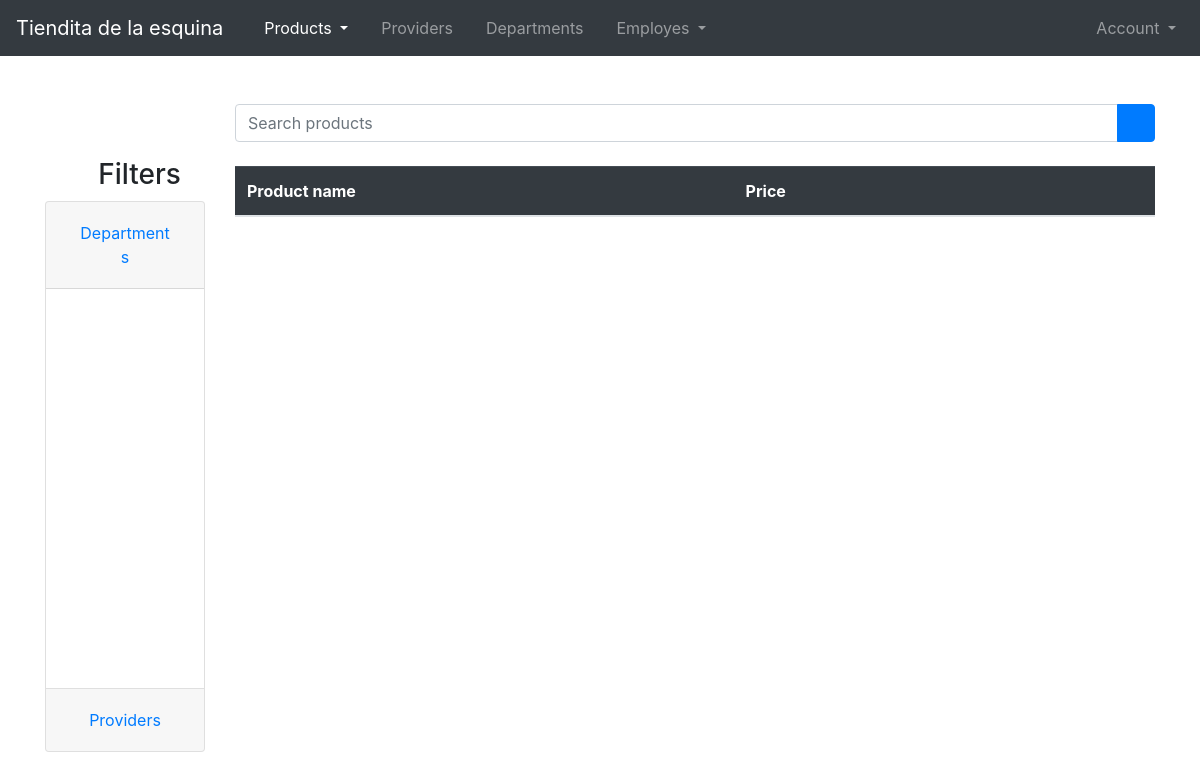
Before: /show-all-products/ with the older database file.
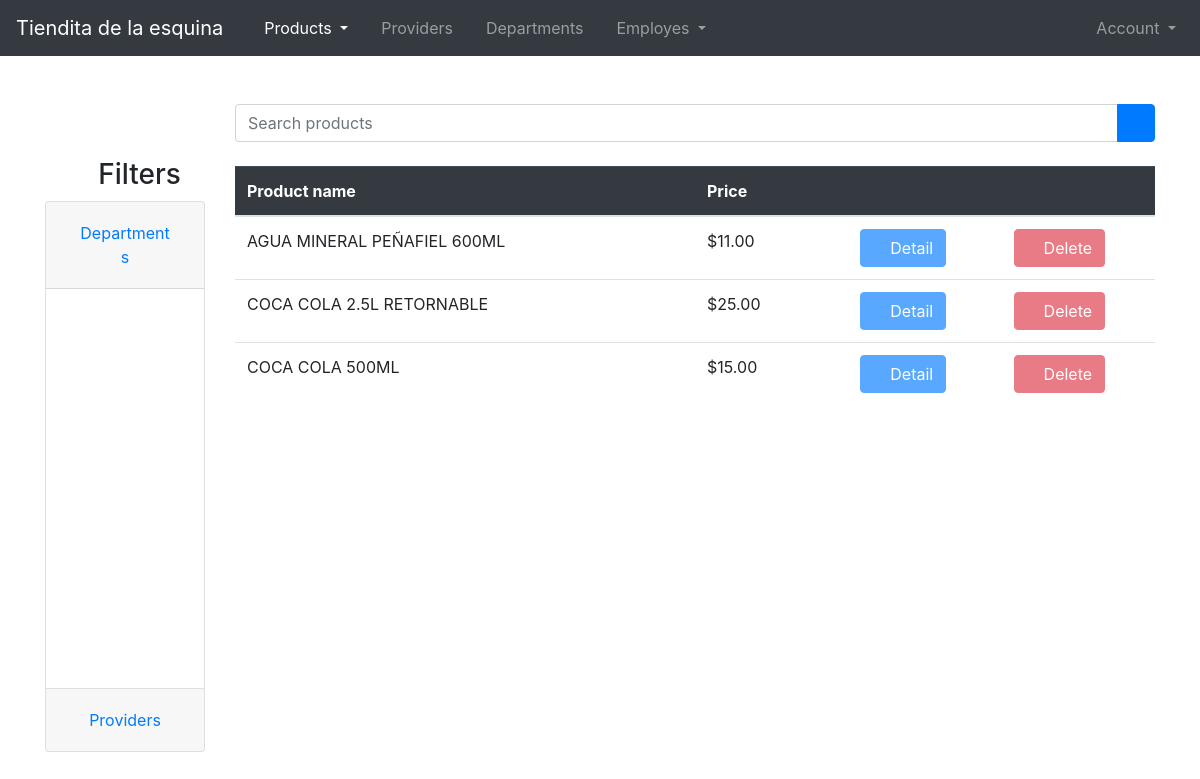
After: the same page with the newer database file.
### Products/models.py (models this page shows)
class Product( models.Model ):
    productname = models.CharField(max_length = 150, blank = False, null = False)
    productdescription = models.CharField(max_length = 500, blank = True, null = True)
    productid = models.CharField(max_length = 50, blank = False, null = False)
    productprice = models.DecimalField(max_digits = 12, decimal_places = 2, blank = False, null = False, default = 0.0)
    department = models.ForeignKey(Department, on_delete = models.CASCADE, blank = False, null = False)
    provider = models.ForeignKey(Provider, on_delete = models.CASCADE, blank = False, null = False)

### Products/views.py (the view)
# urls.py: path('show-all-products/', views.ShowproductsListView.as_view(), name = 'showproductspage'),
class ShowproductsListView( ListView ): #show product view and return objects
    template_name = 'showproducts.html'
    queryset = Product.objects.all().order_by('productname')
    def get_context_data(self, **kwargs):
        context =  super().get_context_data(**kwargs)
        context['nameOfApplication'] = NAME_OF_PROJECT
        return context

### project.py (called while the page is built)
def NAME_OF_PROJECT():
    return 'Tiendita de la esquina'

### Products/templates/showproducts.html (shortened to what this page needs)
{% extends 'shared/body.html' %}
{% block content %}
<div class="col-12 col-sm-12 col-md-8 col-lg-10 col-xl-10 offset-md-4 offset-lg-2 offset-xl-2">
    <form action="{% url 'Products:search' %}">
        <div class="input-group mb-3">
            <input name="key" type="text" class="form-control" placeholder="Search products">
            <div class="input-group-append">
                <button type="submit" class="btn btn-primary input-group">
                    <i class="bi bi-search"></i>
                </button>
            </div>
        </div>
    </form>
</div>
<div class="col-12 col-sm-12 col-md-4 col-lg-2 col-xl-2">
    <div class="row">
        <div class="col-12">
            <center>
                <h3>
                    <i class="bi bi-funnel"></i>
                    Filters
                </h3>
            </center>
        </div>
        <div class="col-12">
            <div class="accordion" id="accordionExample">
                <div class="card">
                    <div class="card-header" id="headingOne">
                        <h2 class="mb-0">
                            <button class="btn btn-link btn-block text-left" type="button" data-toggle="collapse" data-target="#collapseOne" aria-expanded="true" aria-controls="collapseOne">
                                <center>Departments</center>
                            </button>
                        </h2>
                    </div>
                    <div id="collapseOne" class="collapse show" aria-labelledby="headingOne" data-parent="#accordionExample">
                        <div class="card-body" style="height: 400px; overflow-y: scroll;">
                        </div>
                    </div>
                </div>
                <div class="card">
                    <div class="card-header" id="headingTwo">
                        <h2 class="mb-0">
                            <button class="btn btn-link btn-block text-left collapsed" type="button" data-toggle="collapse" data-target="#collapseTwo" aria-expanded="false" aria-controls="collapseTwo">
                                <center>Providers</center>
                            </button>
                        </h2>
                    </div>
                </div>
            </div>
        </div>
    </div>
</div>
<div class="col-12 col-sm-12 col-md-8 col-lg-10 col-xl-10">
    <div class="row">
        <div class="col-12">
            <div class="row">
                <div class="col-12 mt-2">
                    <div class="table-responsive">
                        <table class="table">
                            <thead class="table-dark">
                                <tr>
                                    <th scope="col">Product name</th>
                                    <th scope="col">Price</th>
                                    <th scope="col"></th>
                                    <th scope="col"></th>
                                </tr>
                            </thead>
                            <tbody>
                                {% for products in object_list %}
                                <tr class>
                                    <td class="col-6">{{ products.productname }}</td>
                                    <td class="col-2">${{ products.productprice }}</td>
                                    <td class="col-2">
                                        <button class="btn btn-primary" disabled>
                                            <i class="bi bi-list"></i>
                                            Detail
                                        </button>
                                    </td>
                                    <td class="col-2">
                                        <button class="btn btn-danger" disabled>
                                            <i class="bi bi-trash"></i>
                                            Delete
                                        </button>
                                    </td>
                                </tr>
                                {% endfor %}
                            </tbody>
                        </table>
                    </div>
                </div>
            </div>
        </div>
    </div>
</div>
{% endblock %}

### templates/shared/body.html (shortened to what this page needs)
{% load static %}
<!DOCTYPE html>
<html lang="en">
    <head>
        <link rel="stylesheet" href="{% static 'CSS/bootstrap.min.css' %}">
        <link rel="stylesheet" href="{% static 'Images/Icons/bootstrap-icons.css' %}">
    </head>
    <body>
        <header>{% include 'shared/nav.html' %}
        </header>
        <main>
            <div class="container">
                <div class="row mt-5 mb-5">
                    {% block content %}
                    {% endblock %}
                </div>
            </div>
        </main>
    </body>
</html>

### templates/shared/nav.html (shortened to what this page needs)
{% url 'Products:showproductspage' as showproductspage %}
{% url 'Products:addproductspage' as addproductspage %}
{% url 'Providers:showproviderspage' as showproviderspage %}
{% url 'Departments:showdeppartmentspage' as showdeppartmentspage %}
{% url 'Employes:showemployespage' as showemployespage %}
{% url 'Employes:addemployespage' as addemployespage %}
{% url 'Accounts:settingspage' as settingspage %}
<nav class="navbar navbar-expand-lg navbar-dark bg-dark">
    <a class="navbar-brand" href="{% url 'homepage' %}">{{ nameOfApplication }}</a>
    <div class="collapse navbar-collapse" id="navbarSupportedContent">
        <ul class="navbar-nav mr-auto">
            <li class="nav-item dropdown">
                <a class="nav-link dropdown-toggle {% if request.path == showproductspage or request.path == addproductspage %}active{% endif %}" href="#" id="navbarDropdown" role="button" data-toggle="dropdown" aria-haspopup="true" aria-expanded="false">
                    <i class="bi bi-box"></i>
                    Products
                </a>
            </li>
            <li class="nav-item">
                <a class="nav-link {% if request.path == showproviderspage %}active{% endif %}" href="{{ showproviderspage }}">
                    <i class="bi bi-people"></i>
                    Providers
                </a>
            </li>
            <li class="nav-item">
                <a class="nav-link {% if request.path == showdeppartmentspage %}active{% endif %}" href="{{ showdeppartmentspage }}">
                    <i class="bi bi-card-list"></i>
                    Departments
                </a>
            </li>
            <li class="nav-item dropdown">
                <a class="nav-link dropdown-toggle " href="#" id="navbarDropdown" role="button" data-toggle="dropdown" aria-haspopup="true" aria-expanded="false">
                    <i class="bi bi-file-person"></i>
                    Employes
                </a>
            </li>
        </ul>
        <ul class="navbar-nav ml-auto">
            <li class="nav-item dropdown">
                <a class="nav-link dropdown-toggle {% if request.path == settingspage %}active{% endif %}" href="#" id="navbarDropdown" role="button" data-toggle="dropdown" aria-haspopup="true" aria-expanded="false">
                    <i class="bi bi-person-fill"></i>
                    Account
                </a>
            </li>
        </ul>
    </div>
</nav>

Changed rows visible on the page:
added Product: productname "AGUA MINERAL PEÑAFIEL 600ML", productprice "11.00"
added Product: productname "COCA COLA 2.5L RETORNABLE", productprice "25.00"
added Product: productname "COCA COLA 500ML", productprice "15.00"
